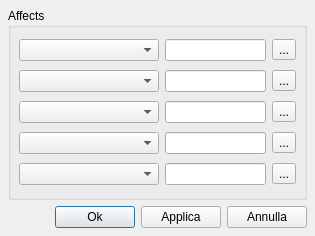
<ui version="4.0" >
 <author></author>
 <comment></comment>
 <exportmacro></exportmacro>
 <class>GuiItemAffects</class>
 <widget class="QDialog" name="GuiItemAffects" >
  <property name="geometry" >
   <rect>
    <x>0</x>
    <y>0</y>
    <width>315</width>
    <height>236</height>
   </rect>
  </property>
  <property name="windowTitle" >
   <string>Dialog</string>
  </property>
  <layout class="QGridLayout" >
   <property name="margin" >
    <number>8</number>
   </property>
   <property name="spacing" >
    <number>6</number>
   </property>
   <item row="0" column="0" >
    <widget class="QGroupBox" name="mp_gbAffects" >
     <property name="title" >
      <string>Affects</string>
     </property>
     <layout class="QGridLayout" >
      <property name="margin" >
       <number>8</number>
      </property>
      <property name="spacing" >
       <number>6</number>
      </property>
      <item row="0" column="2" >
       <widget class="QToolButton" name="mp_tbAffect0" >
        <property name="text" >
         <string>...</string>
        </property>
       </widget>
      </item>
      <item row="4" column="0" >
       <widget class="QComboBox" name="mp_comboAffect4" />
      </item>
      <item row="3" column="0" >
       <widget class="QComboBox" name="mp_comboAffect3" />
      </item>
      <item row="2" column="0" >
       <widget class="QComboBox" name="mp_comboAffect2" />
      </item>
      <item row="1" column="0" >
       <widget class="QComboBox" name="mp_comboAffect1" />
      </item>
      <item row="0" column="0" >
       <widget class="QComboBox" name="mp_comboAffect0" >
        <property name="minimumSize" >
         <size>
          <width>140</width>
          <height>0</height>
         </size>
        </property>
       </widget>
      </item>
      <item row="4" column="2" >
       <widget class="QToolButton" name="mp_tbAffect4" >
        <property name="text" >
         <string>...</string>
        </property>
       </widget>
      </item>
      <item row="3" column="2" >
       <widget class="QToolButton" name="mp_tbAffect3" >
        <property name="text" >
         <string>...</string>
        </property>
       </widget>
      </item>
      <item row="3" column="1" >
       <widget class="QLineEdit" name="mp_leAffect3" >
        <property name="minimumSize" >
         <size>
          <width>80</width>
          <height>0</height>
         </size>
        </property>
        <property name="maxLength" >
         <number>20</number>
        </property>
       </widget>
      </item>
      <item row="0" column="1" >
       <widget class="QLineEdit" name="mp_leAffect0" >
        <property name="minimumSize" >
         <size>
          <width>80</width>
          <height>0</height>
         </size>
        </property>
        <property name="maxLength" >
         <number>20</number>
        </property>
       </widget>
      </item>
      <item row="1" column="1" >
       <widget class="QLineEdit" name="mp_leAffect1" >
        <property name="minimumSize" >
         <size>
          <width>80</width>
          <height>0</height>
         </size>
        </property>
        <property name="maxLength" >
         <number>20</number>
        </property>
       </widget>
      </item>
      <item row="1" column="2" >
       <widget class="QToolButton" name="mp_tbAffect1" >
        <property name="text" >
         <string>...</string>
        </property>
       </widget>
      </item>
      <item row="2" column="2" >
       <widget class="QToolButton" name="mp_tbAffect2" >
        <property name="text" >
         <string>...</string>
        </property>
       </widget>
      </item>
      <item row="2" column="1" >
       <widget class="QLineEdit" name="mp_leAffect2" >
        <property name="minimumSize" >
         <size>
          <width>80</width>
          <height>0</height>
         </size>
        </property>
        <property name="maxLength" >
         <number>20</number>
        </property>
       </widget>
      </item>
      <item row="4" column="1" >
       <widget class="QLineEdit" name="mp_leAffect4" >
        <property name="minimumSize" >
         <size>
          <width>80</width>
          <height>0</height>
         </size>
        </property>
        <property name="maxLength" >
         <number>20</number>
        </property>
       </widget>
      </item>
     </layout>
    </widget>
   </item>
   <item row="1" column="0" >
    <layout class="QHBoxLayout" >
     <property name="margin" >
      <number>0</number>
     </property>
     <property name="spacing" >
      <number>6</number>
     </property>
     <item>
      <spacer>
       <property name="orientation" >
        <enum>Qt::Horizontal</enum>
       </property>
       <property name="sizeHint" >
        <size>
         <width>40</width>
         <height>20</height>
        </size>
       </property>
      </spacer>
     </item>
     <item>
      <widget class="QPushButton" name="mp_pbOk" >
       <property name="text" >
        <string>Ok</string>
       </property>
      </widget>
     </item>
     <item>
      <widget class="QPushButton" name="mp_pbSave" >
       <property name="text" >
        <string>Applica</string>
       </property>
      </widget>
     </item>
     <item>
      <widget class="QPushButton" name="mp_pbCancel" >
       <property name="text" >
        <string>Annulla</string>
       </property>
      </widget>
     </item>
    </layout>
   </item>
  </layout>
 </widget>
 <pixmapfunction></pixmapfunction>
 <tabstops>
  <tabstop>mp_comboAffect0</tabstop>
  <tabstop>mp_leAffect0</tabstop>
  <tabstop>mp_tbAffect0</tabstop>
  <tabstop>mp_comboAffect1</tabstop>
  <tabstop>mp_leAffect1</tabstop>
  <tabstop>mp_tbAffect1</tabstop>
  <tabstop>mp_comboAffect2</tabstop>
  <tabstop>mp_leAffect2</tabstop>
  <tabstop>mp_tbAffect2</tabstop>
  <tabstop>mp_comboAffect3</tabstop>
  <tabstop>mp_leAffect3</tabstop>
  <tabstop>mp_tbAffect3</tabstop>
  <tabstop>mp_comboAffect4</tabstop>
  <tabstop>mp_leAffect4</tabstop>
  <tabstop>mp_tbAffect4</tabstop>
  <tabstop>mp_pbOk</tabstop>
  <tabstop>mp_pbSave</tabstop>
  <tabstop>mp_pbCancel</tabstop>
 </tabstops>
 <resources/>
 <connections/>
</ui>
